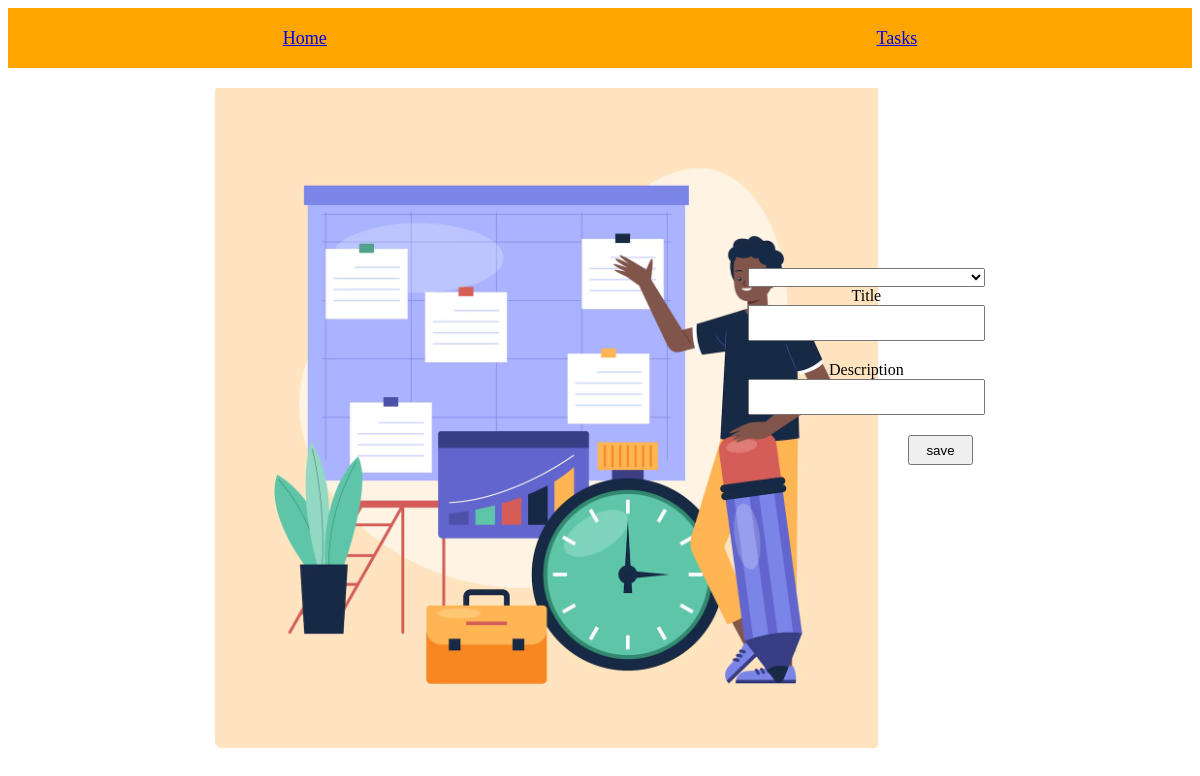
/update_task/5/, run on an earlier commit of the app's database.
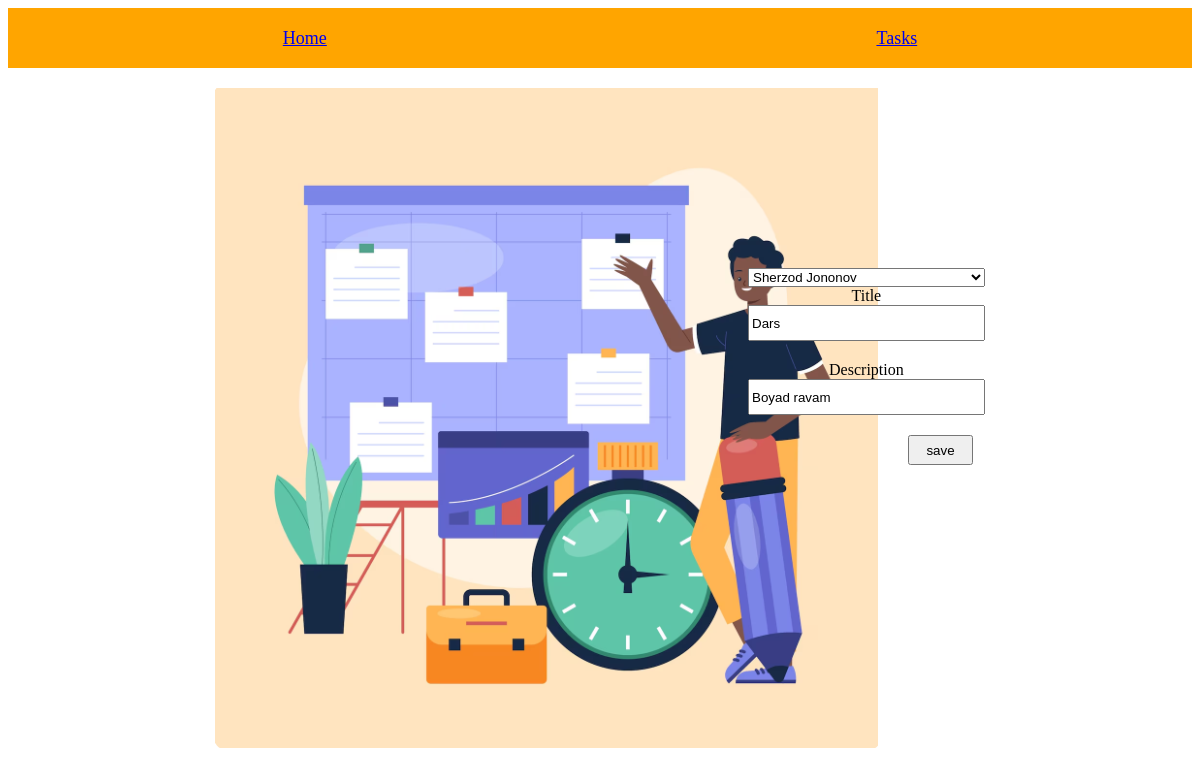
And on a later commit of the database.
### Tasks/models.py (models this page shows)
class Task(models.Model):
    student = models.ForeignKey('Tasks.Student',on_delete=models.CASCADE)
    title = models.CharField(max_length=100)
    description = models.TextField()
    created_at = models.DateTimeField(auto_now=True)

### Tasks/views.py (the view, shortened to what this page needs)
# urls.py: path('update_task/<int:pk>/',update_task, name='update-task-view'),
def update_task(request,pk):
    if request.method == 'GET':
        task = Task.objects.filter(id=pk).first()
        tasks = Task.objects.all()
        return render(request,'task/update_task.html',{"task":task,"tasks":tasks})

### templates/task/update_task.html (shortened to what this page needs)
<!DOCTYPE html>
{% load static %}
<html lang="en">
  <head>
    <link rel="stylesheet" href="" />
  </head>
  <body>
    <div class="nav">
      <a href="{% url 'home-view' %}">Home</a>
      <a href="{% url 'detail-task-view' %}">Tasks</a>
    </div>
    <div class="all">
      <div class="image">
        <img src="/static/image/Task.png" alt="" />
      </div>
      <div class="formtask">
        <form method="post" class="formm">
          <select name="student" id="student">
            {% for t in tasks %}
            <option value="{{ t.student.id }}">{{ t.student.fullname }}</option>
            {% endfor %}
          </select>
          <label for="title">Title</label>
          <input type="text" name="title" id="title" value="{{ task.title }}">
          <label for="description">Description</label>
          <input type="text" name="description" id="description" value="{{ task.description }}">
          <input type="submit" value="save" id="save" />
        </form>
      </div>
    </div>
  </body>
</html>

### templates/task/update_task.html (style rules this page uses)
.all { width: 100%; height: auto; display: flex; justify-content: center; }
.formtask { width: 20%; margin-top: 200px; text-align: center; }
.formm { display: flex; flex-direction: column; }
.nav { display: flex; justify-content: space-around; height: 20px; padding: 20px 0px; background-color: orange; font-size: 18px; }
.image { width: 45%; margin-top: 20px; }
#title { margin-bottom: 20px; height: 30px; }
#description { margin-bottom: 20px; height: 30px; }
#save { width: 65px; height: 30px; margin-left: 160px; }

What changed in the data, as far as the page shows it:
added Task: title "Dars", description "Boyad ravam"
Also different on the page:
form field student: (not shown) → "Sherzod Jononov"
